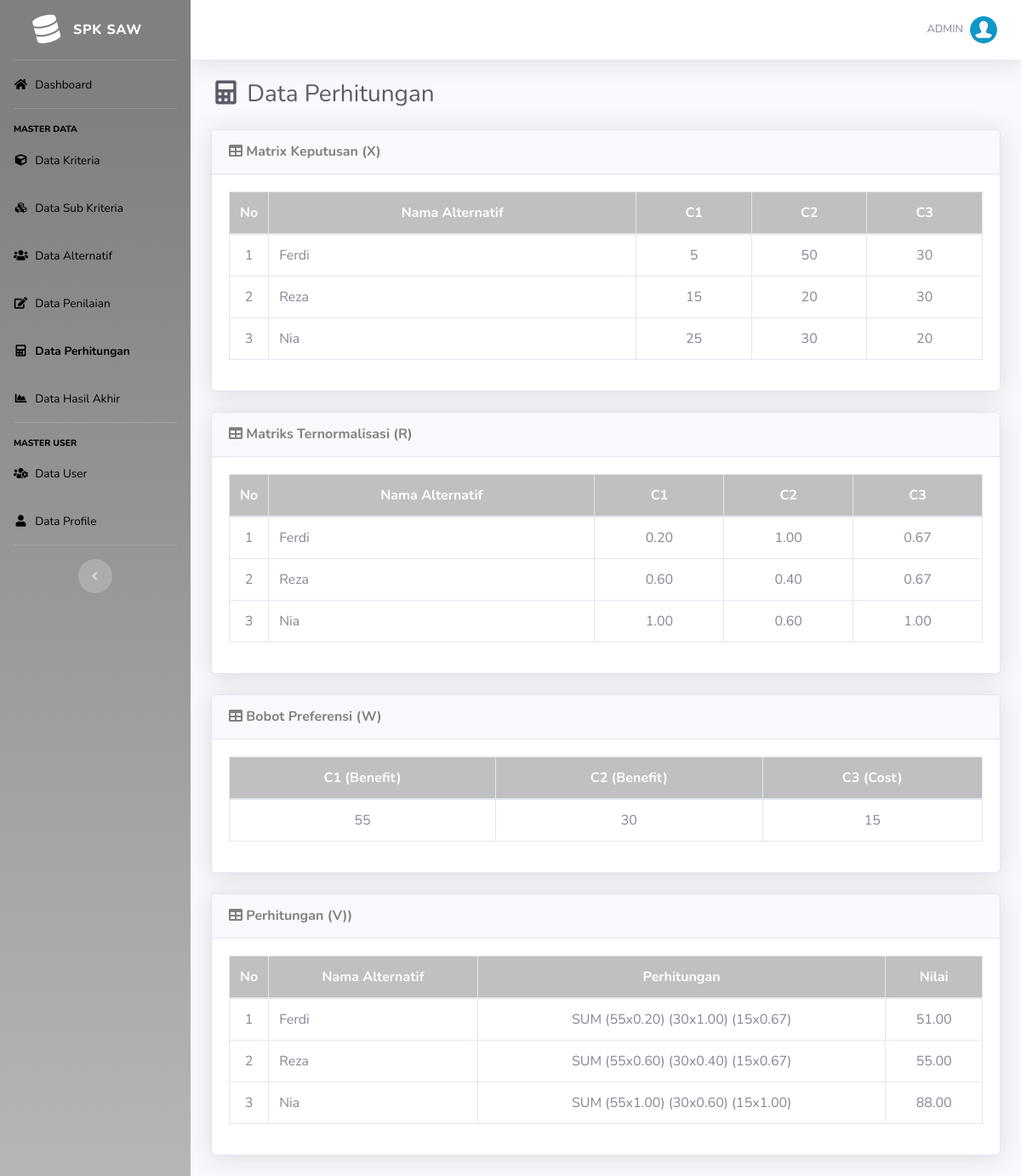
The page /perhitungan.php (signed in) on the database its author committed.
### tables this page shows
CREATE TABLE IF NOT EXISTS `kriteria` (
  `id_kriteria` int(11) NOT NULL,
  `kode_kriteria` varchar(10) NOT NULL,
  `nama` varchar(50) NOT NULL,
  `type` enum('Benefit','Cost') NOT NULL,
  `bobot` float NOT NULL,
  `ada_pilihan` tinyint(1) DEFAULT NULL
);

CREATE TABLE IF NOT EXISTS `alternatif` (
  `id_alternatif` int(11) NOT NULL,
  `nama` varchar(100) NOT NULL
);

CREATE TABLE IF NOT EXISTS `sub_kriteria` (
  `id_sub_kriteria` int(11) NOT NULL,
  `id_kriteria` int(11) NOT NULL,
  `nama` varchar(50) NOT NULL,
  `nilai` float NOT NULL
);

CREATE TABLE IF NOT EXISTS `penilaian` (
  `id_penilaian` int(11) NOT NULL,
  `id_alternatif` int(10) NOT NULL,
  `id_kriteria` int(10) NOT NULL,
  `nilai` float NOT NULL
);

### includes/functions.php (called while the page is built, shortened)
<?php
function get_role() {
	if(isset($_SESSION['user_id']) && isset($_SESSION['role'])) {
		if($_SESSION['role'] == '1') {
			return 'admin';
		} else {
			return 'user';
		}
	} else {
		return false;
	}
}
?>

### perhitungan.php (the view, shortened to what this page needs)
<?php
$user_role = get_role();
if($user_role == 'admin') {
$page = "Perhitungan";
require_once('template/header.php');
mysqli_query($koneksi,"TRUNCATE TABLE hasil;");
$kriteria = array();
$q1 = mysqli_query($koneksi,"SELECT * FROM kriteria ORDER BY kode_kriteria ASC");
while($krit = mysqli_fetch_array($q1)){
	$kriteria[$krit['id_kriteria']]['id_kriteria'] = $krit['id_kriteria'];
	$kriteria[$krit['id_kriteria']]['kode_kriteria'] = $krit['kode_kriteria'];
	$kriteria[$krit['id_kriteria']]['nama'] = $krit['nama'];
	$kriteria[$krit['id_kriteria']]['type'] = $krit['type'];
	$kriteria[$krit['id_kriteria']]['bobot'] = $krit['bobot'];
	$kriteria[$krit['id_kriteria']]['ada_pilihan'] = $krit['ada_pilihan'];
}
$alternatif = array();
$q2 = mysqli_query($koneksi,"SELECT * FROM alternatif");
while($alt = mysqli_fetch_array($q2)){
	$alternatif[$alt['id_alternatif']]['id_alternatif'] = $alt['id_alternatif'];
	$alternatif[$alt['id_alternatif']]['nama'] = $alt['nama'];
}
?>
<div class="d-sm-flex align-items-center justify-content-between mb-4">
    <h1 class="h3 mb-0 text-gray-800"><i class="fas fa-fw fa-calculator"></i> Data Perhitungan</h1>
</div>
<div class="card shadow mb-4">
    <div class="card-header py-3">
        <h6 class="m-0 font-weight-bold text-danger"><i class="fa fa-table"></i> Matrix Keputusan (X)</h6>
    </div>
    <div class="card-body">
		<div class="table-responsive">
			<table class="table table-bordered" width="100%" cellspacing="0">
				<thead class="bg-danger text-white">
					<tr align="center">
						<th width="5%" rowspan="2">No</th>
						<th>Nama Alternatif</th>
						<?php foreach ($kriteria as $key): ?>
							<th><?= $key['kode_kriteria'] ?></th>
						<?php endforeach ?>
					</tr>
				</thead>
				<tbody>
					<?php
						$no=1;
						foreach ($alternatif as $keys): ?>
					<tr align="center">
						<td><?= $no; ?></td>
						<td align="left"><?= $keys['nama'] ?></td>
						<?php foreach ($kriteria as $key): ?>
						<td>
						<?php
							if($key['ada_pilihan']==1){
								$q4 = mysqli_query($koneksi,"SELECT sub_kriteria.nilai FROM penilaian JOIN sub_kriteria WHERE penilaian.nilai=sub_kriteria.id_sub_kriteria AND penilaian.id_alternatif='$keys[id_alternatif]' AND penilaian.id_kriteria='$key[id_kriteria]'");
								$data = mysqli_fetch_array($q4);
								echo $data['nilai'];
							}else{
								$q4 = mysqli_query($koneksi,"SELECT nilai FROM penilaian WHERE id_alternatif='$keys[id_alternatif]' AND id_kriteria='$key[id_kriteria]'");
								$data = mysqli_fetch_array($q4);
								echo $data['nilai'];
							}
						?>
						</td>
						<?php endforeach ?>
					</tr>
					<?php
						$no++;
						endforeach
					?>
				</tbody>
			</table>
		</div>
	</div>
</div>
<div class="card shadow mb-4">
    <div class="card-header py-3">
        <h6 class="m-0 font-weight-bold text-danger"><i class="fa fa-table"></i> Matriks Ternormalisasi (R)</h6>
    </div>
    <div class="card-body">
		<div class="table-responsive">
			<table class="table table-bordered" width="100%" cellspacing="0">
				<thead class="bg-danger text-white">
					<tr align="center">
						<th width="5%" rowspan="2">No</th>
						<th>Nama Alternatif</th>
						<?php foreach ($kriteria as $key): ?>
							<th><?= $key['kode_kriteria'] ?></th>
						<?php endforeach ?>
					</tr>
				</thead>
				<tbody>
					<?php
						$no=1;
						foreach ($alternatif as $keys): ?>
					<tr align="center">
						<td><?= $no; ?></td>
						<td align="left"><?= $keys['nama'] ?></td>
						<?php foreach ($kriteria as $key): ?>
						<td>
						<?php
							if($key['ada_pilihan']==1){
								$q4 = mysqli_query($koneksi,"SELECT sub_kriteria.nilai FROM penilaian JOIN sub_kriteria WHERE penilaian.nilai=sub_kriteria.id_sub_kriteria AND penilaian.id_alternatif='$keys[id_alternatif]' AND penilaian.id_kriteria='$key[id_kriteria]'");
								$dt1 = mysqli_fetch_array($q4);
								$q5 = mysqli_query($koneksi,"SELECT MAX(sub_kriteria.nilai) as max, MIN(sub_kriteria.nilai) as min, kriteria.type FROM penilaian JOIN sub_kriteria ON penilaian.nilai=sub_kriteria.id_sub_kriteria JOIN kriteria ON penilaian.id_kriteria=kriteria.id_kriteria WHERE penilaian.id_kriteria='$key[id_kriteria]'");
								$dt2 = mysqli_fetch_array($q5);
								if($dt2['type']=="Benefit"){
									$nilai_r = $dt1['nilai'] / $dt2['max'];
								}else{
									$nilai_r = $dt2['min'] / $dt1['nilai'];
								}
								echo number_format($nilai_r, 2);
							}else{
								$q4 = mysqli_query($koneksi,"SELECT nilai FROM penilaian WHERE id_alternatif='$keys[id_alternatif]' AND id_kriteria='$key[id_kriteria]'");
								$dt1 = mysqli_fetch_array($q4);
								$q5 = mysqli_query($koneksi,"SELECT MAX(penilaian.nilai) as max, MIN(penilaian.nilai) as min, kriteria.type FROM penilaian JOIN kriteria ON penilaian.id_kriteria=kriteria.id_kriteria WHERE penilaian.id_kriteria='$key[id_kriteria]'");
								$dt2 = mysqli_fetch_array($q5);
								if($dt2['type']=="Benefit"){
									$nilai_r = $dt1['nilai'] / $dt2['max'];
								}else{
									$nilai_r = $dt2['min'] / $dt1['nilai'];
								}
								echo number_format($nilai_r, 2);
							}
						?>
						</td>
						<?php endforeach ?>
					</tr>
					<?php
						$no++;
						endforeach
					?>
				</tbody>
			</table>
		</div>
	</div>
</div>
<div class="card shadow mb-4">
    <div class="card-header py-3">
        <h6 class="m-0 font-weight-bold text-danger"><i class="fa fa-table"></i> Bobot Preferensi (W)</h6>
    </div>
    <div class="card-body">
		<div class="table-responsive">
			<table class="table table-bordered" width="100%" cellspacing="0">
				<thead class="bg-danger text-white">
					<tr align="center">
						<?php foreach ($kriteria as $key): ?>
						<th><?= $key['kode_kriteria'] ?> (<?= $key['type'] ?>)</th>
						<?php endforeach ?>
					</tr>
				</thead>
				<tbody>
					<tr align="center">
						<?php foreach ($kriteria as $key): ?>
						<td>
						<?php
						echo $key['bobot'];
						?>
						</td>
						<?php endforeach ?>
					</tr>
				</tbody>
			</table>
		</div>
	</div>
</div>
<div class="card shadow mb-4">
    <div class="card-header py-3">
        <h6 class="m-0 font-weight-bold text-danger"><i class="fa fa-table"></i> Perhitungan (V))</h6>
    </div>
    <div class="card-body">
		<div class="table-responsive">
			<table class="table table-bordered" width="100%" cellspacing="0">
				<thead class="bg-danger text-white">
					<tr align="center">
						<th width="5%" rowspan="2">No</th>
						<th>Nama Alternatif</th>
						<th>Perhitungan</th>
						<th>Nilai</th>
					</tr>
				</thead>
				<tbody>
					<?php
						$no=1;
						foreach ($alternatif as $keys): ?>
					<tr align="center">
						<td><?= $no; ?></td>
						<td align="left"><?= $keys['nama'] ?></td>
						<td>
						SUM
						<?php
						$nilai_v = 0;
						foreach ($kriteria as $key):
							$bobot = $key['bobot'];
							if($key['ada_pilihan']==1){
								$q4 = mysqli_query($koneksi,"SELECT sub_kriteria.nilai FROM penilaian JOIN sub_kriteria WHERE penilaian.nilai=sub_kriteria.id_sub_kriteria AND penilaian.id_alternatif='$keys[id_alternatif]' AND penilaian.id_kriteria='$key[id_kriteria]'");
								$dt1 = mysqli_fetch_array($q4);
								$q5 = mysqli_query($koneksi,"SELECT MAX(sub_kriteria.nilai) as max, MIN(sub_kriteria.nilai) as min, kriteria.type FROM penilaian JOIN sub_kriteria ON penilaian.nilai=sub_kriteria.id_sub_kriteria JOIN kriteria ON penilaian.id_kriteria=kriteria.id_kriteria WHERE penilaian.id_kriteria='$key[id_kriteria]'");
								$dt2 = mysqli_fetch_array($q5);
								if($dt2['type']=="Benefit"){
									$nilai_r = $dt1['nilai'] / $dt2['max'];
								}else{
									$nilai_r = $dt2['min'] / $dt1['nilai'];
								}
							}else{
								$q4 = mysqli_query($koneksi,"SELECT nilai FROM penilaian WHERE id_alternatif='$keys[id_alternatif]' AND id_kriteria='$key[id_kriteria]'");
								$dt1 = mysqli_fetch_array($q4);
								$q5 = mysqli_query($koneksi,"SELECT MAX(penilaian.nilai) as max, MIN(penilaian.nilai) as min, kriteria.type FROM penilaian JOIN kriteria ON penilaian.id_kriteria=kriteria.id_kriteria WHERE penilaian.id_kriteria='$key[id_kriteria]'");
								$dt2 = mysqli_fetch_array($q5);
								if($dt2['type']=="Benefit"){
									$nilai_r = $dt1['nilai'] / $dt2['max'];
								}else{
									$nilai_r = $dt2['min'] / $dt1['nilai'];
								}
							}
							$nilai_penjumlahan = $bobot * $nilai_r;
							$nilai_v += $nilai_penjumlahan;
							echo "(" . $bobot . "x" . number_format($nilai_r, 2) . ") ";
						endforeach ?>
						</td>
						<td>
							<?php
								echo number_format($nilai_v, 2);
								mysqli_query($koneksi,"INSERT INTO hasil (id_hasil, id_alternatif, nilai) VALUES ('', '$keys[id_alternatif]', '$nilai_v')");
							?>
						</td>
					</tr>
					<?php
						$no++;
						endforeach
					?>
				</tbody>
			</table>
		</div>
	</div>
</div>
<?php
require_once('template/footer.php');
}
else {
	header('Location: login.php');
}
?>

### template/header.php (shortened to what this page needs)
<!DOCTYPE html>
<html lang="en">
<head>
  <link href="assets/vendor/fontawesome-free/css/all.min.css" rel="stylesheet" type="text/css">
  <link href="assets/css/sb-admin-2.min.css" rel="stylesheet">
  <link href="assets/vendor/datatables/dataTables.bootstrap4.min.css" rel="stylesheet">
</head>
<body id="page-top">
  <div id="wrapper">
    <ul class="navbar-nav bg-gradient-danger sidebar sidebar-dark accordion" id="accordionSidebar">
      <a class="sidebar-brand d-flex align-items-center justify-content-center" href="index.php">
        <div class="sidebar-brand-icon rotate-n-15">
          <i class="fas fa-database"></i>
        </div>
        <div class="sidebar-brand-text mx-3">SPK SAW</div>
      </a>
      <hr class="sidebar-divider my-0">
      <li class="nav-item <?php if($page == "Dashboard"){echo "active";} ?>">
        <a class="nav-link" href="index.php">
          <i class="fas fa-fw fa-home"></i>
          <span>Dashboard</span></a>
      </li>
	  <?php
	  $user_role = get_role();
	  if($user_role == 'admin') {
	  ?>
      <hr class="sidebar-divider">
      <div class="sidebar-heading">
        Master Data
      </div>
	  <li class="nav-item <?php if($page == "Kriteria"){echo "active";} ?>">
        <a class="nav-link" href="list-kriteria.php">
          <i class="fas fa-fw fa-cube"></i>
          <span>Data Kriteria</span></a>
      </li>
	  <li class="nav-item <?php if($page == "Sub Kriteria"){echo "active";} ?>">
        <a class="nav-link" href="list-sub-kriteria.php">
          <i class="fas fa-fw fa-cubes"></i>
          <span>Data Sub Kriteria</span></a>
      </li>
	  <li class="nav-item <?php if($page == "Alternatif"){echo "active";} ?>">
        <a class="nav-link" href="list-alternatif.php">
          <i class="fas fa-fw fa-users"></i>
          <span>Data Alternatif</span></a>
      </li>
	  <li class="nav-item <?php if($page == "Penilaian"){echo "active";} ?>">
        <a class="nav-link" href="list-penilaian.php">
          <i class="fas fa-fw fa-edit"></i>
          <span>Data Penilaian</span></a>
      </li>
	  <li class="nav-item <?php if($page == "Perhitungan"){echo "active";} ?>">
        <a class="nav-link" href="perhitungan.php">
          <i class="fas fa-fw fa-calculator"></i>
          <span>Data Perhitungan</span></a>
      </li>
	  <li class="nav-item <?php if($page == "Hasil"){echo "active";} ?>">
        <a class="nav-link" href="hasil.php">
          <i class="fas fa-fw fa-chart-area"></i>
          <span>Data Hasil Akhir</span></a>
      </li>
      <hr class="sidebar-divider">
      <div class="sidebar-heading">
        Master User
      </div>
	  <li class="nav-item <?php if($page == "User"){echo "active";} ?>">
        <a class="nav-link" href="list-user.php">
          <i class="fas fa-fw fa-users-cog"></i>
          <span>Data User</span></a>
      </li>
	  <li class="nav-item <?php if($page == "Profile"){echo "active";} ?>">
        <a class="nav-link" href="list-profile.php">
          <i class="fas fa-fw fa-user"></i>
          <span>Data Profile</span></a>
      </li>
	  <?php
	  }
	  ?>
      <hr class="sidebar-divider d-none d-md-block">
      <div class="text-center d-none d-md-inline">
        <button class="rounded-circle border-0" id="sidebarToggle"></button>
      </div>
    </ul>
    <div id="content-wrapper" class="d-flex flex-column">
      <div id="content">
        <nav class="navbar navbar-expand navbar-light bg-white topbar mb-4 static-top shadow">
          <ul class="navbar-nav ml-auto">
            <li class="nav-item dropdown no-arrow">
              <a class="nav-link dropdown-toggle" href="#" id="userDropdown" role="button" data-toggle="dropdown" aria-haspopup="true" aria-expanded="false">
                <span class="text-uppercase mr-2 d-none d-lg-inline text-gray-600 small">
					<?php
					echo $_SESSION['username'];
					?>
				</span>
                <img class="img-profile rounded-circle" src="assets/img/user.png">
              </a>
            </li>
          </ul>
        </nav>
		<div class="container-fluid">

### template/footer.php (shortened to what this page needs)
</div>
</div>
</div>
</body>
</html>

### rows shown on the page
kriteria: kode_kriteria "C1", sub_kriteria.nilai "5", sub_kriteria.nilai "15", sub_kriteria.nilai "25", nilai_r "0.20", nilai_r "0.60", nilai_r "1.00", type "Benefit", bobot "55"
kriteria: kode_kriteria "C2", penilaian.nilai "50", penilaian.nilai "20", penilaian.nilai "30", nilai_r "1.00", nilai_r "0.40", nilai_r "0.60", type "Benefit", bobot "30"
kriteria: kode_kriteria "C3", penilaian.nilai "30", penilaian.nilai "20", nilai_r "0.67", nilai_r "1.00", type "Cost", bobot "15"
alternatif: nama "Ferdi", nilai_v "51.00"
alternatif: nama "Reza", nilai_v "55.00"
alternatif: nama "Nia", nilai_v "88.00"

### other values the page prints
$_SESSION['username'] "ADMIN"
